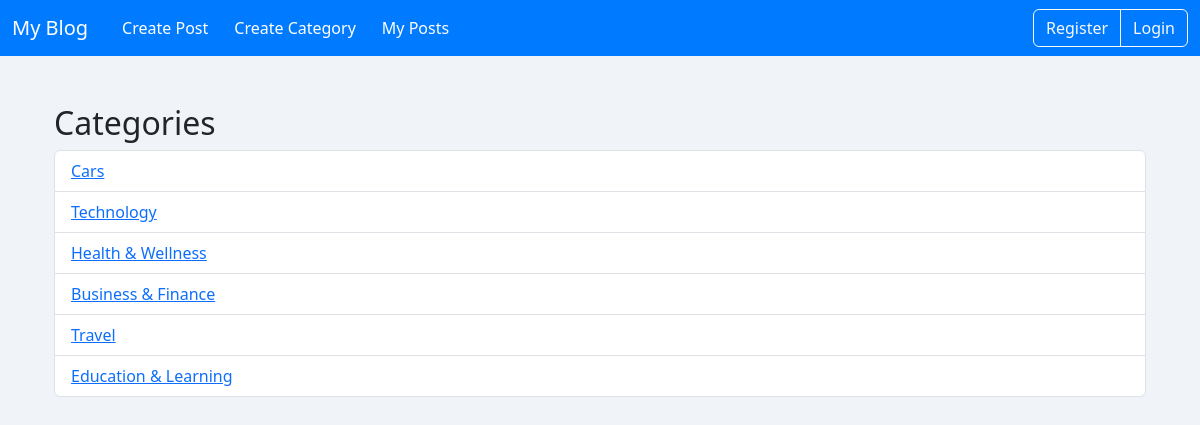
Page /categories/ on the committed database.
### blog/models.py (models this page shows, shortened)
class Category(models.Model):
    name = models.CharField(max_length=100)

### blog/views.py (the view)
# urls.py: path('categories/', category_list, name='category_list'),
def category_list(request):
    categories = Category.objects.all()
    return render(request, 'blog/category_list.html', {'categories': categories})

### blog/templates/blog/category_list.html
{% extends 'base.html' %}
{% block content %}
<div class="container mt-4">
    <h2>Categories</h2>
    <ul class="list-group">
        {% for category in categories %}
            <li class="list-group-item">
                <a href="{% url 'category_detail' category.id %}">
                    {{ category.name }}
                </a>
            </li>
        {% empty %}
            <li class="list-group-item">No categories found.</li>
        {% endfor %}
    </ul>
</div>
{% endblock %}

### blog/templates/base.html (style rules this page uses)
body { background-color: #f0f4f8; }

### rows in the picture
Category: name "Cars"
Category: name "Technology"
Category: name "Health & Wellness"
Category: name "Business & Finance"
Category: name "Travel"
Category: name "Education & Learning"
